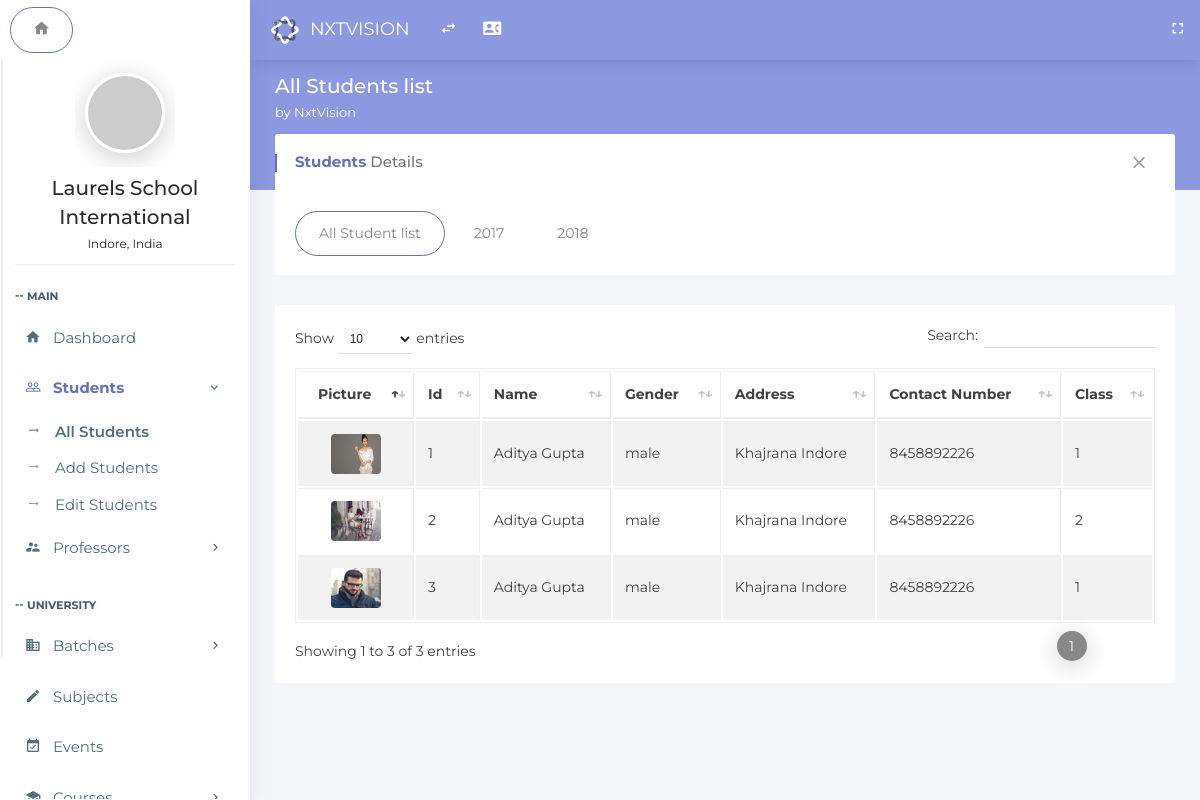
The page /index.php/students/all_students on the database its author committed.
### tables this page shows
CREATE TABLE `student_admission` (
  `Id` int(11) NOT NULL,
  `adm_date` date NOT NULL,
  `stud_name` text NOT NULL,
  `father_name` text NOT NULL,
  `mother_name` text NOT NULL,
  `father_number` text NOT NULL,
  `mother_number` text NOT NULL,
  `current_address` text NOT NULL,
  `perma_address` text NOT NULL,
  `father_email` text NOT NULL,
  `stud_dob` date NOT NULL,
  `stud_gender` text NOT NULL,
  `stud_blood_group` text NOT NULL,
  `stud_caste` text NOT NULL,
  `city` text NOT NULL,
  `state` text NOT NULL,
  `perma_address_pin` int(7) NOT NULL,
  `stud_email` text NOT NULL,
  `stud_phone` text NOT NULL,
  `photo` text NOT NULL,
  `father_o_number` text NOT NULL,
  `mother_o_number` text NOT NULL,
  `password` text NOT NULL,
  `class_id` int(11) NOT NULL,
  `year_id` int(11) NOT NULL,
  `currrent_address_pin` int(7) NOT NULL
);

### application/controllers/Students.php (called while the page is built, shortened)
<?php
class Students extends MY_Controller
{
    public function all_students()
    {
        $this->load->model('Student_all_model', '_student');
        $data['details']=$this->_student->get_all_students();
        $this->load->view('students-all', $data);
    }
}

### index.php (called while the page is built, shortened)
<?php
require_once BASEPATH.'core/CodeIgniter.php';

### application/models/Student_all_model.php (called while the page is built, shortened)
<?php
class Student_all_model extends CI_Model
{
    public function get_all_students()
    {
        $query = $this->db->get('student_admission');
        return $query;
    }
}

### application/views/students-all.php (the view, shortened to what this page needs)
<!doctype html>
<html class="no-js " lang="en">
<head>
<link rel="stylesheet" href="../assets/plugins/bootstrap/css/bootstrap.min.css">
<link rel="stylesheet" href="../assets/plugins/jquery-datatable/dataTables.bootstrap4.min.css">
<link rel="stylesheet" href="../assets/css/main.css">
<link rel="stylesheet" href="../assets/css/color_skins.css">
</head>
<body class="<?php echo $theme;?>">
<nav class="navbar p-l-5 p-r-5">
    <ul class="nav navbar-nav navbar-left">
        <li>
            <div class="navbar-header">
                <a class="navbar-brand" href="<?php echo site_url('dashboard');?>"><img src="../assets/images/logo.svg" width="30" alt="Oreo"><span class="m-l-10"><?php echo $company_name;?></span></a>
            </div>
        </li>
        <li><a href="javascript:void(0);" class="ls-toggle-btn" data-close="true"><i class="zmdi zmdi-swap"></i></a></li>
        <li><a href="contact.html" title="Contact List"><i class="zmdi zmdi-account-box-phone"></i></a></li>
        <li class="float-right">
            <a href="javascript:void(0);" class="fullscreen hidden-sm-down" data-provide="fullscreen" data-close="true"><i class="zmdi zmdi-fullscreen"></i></a>
        </li>
    </ul>
</nav>
<?php include 'leftside.php';?>
<section class="content">
    <div class="block-header">
        <div class="row">
            <div class="col-lg-7 col-md-6 col-sm-12">
                <h2>All Students list
                <small><?php echo $welcome_string;?></small>
                </h2>
            </div>
        </div>
    </div>
    <div class="container-fluid">
        <div class="row clearfix">
            <div class="col-lg-12">
                <div class="card">
                    <div class="header">
                        <h2><strong>Students </strong> Details</h2>
                        <ul class="header-dropdown">
                            <li class="remove">
                                <a role="button" class="boxs-close"><i class="zmdi zmdi-close"></i></a>
                            </li>
                        </ul>
                    </div>
                    <div class="body">
                        <ul class="nav nav-tabs padding-0">
                            <li class="nav-item"><a class="nav-link active" data-toggle="tab" href="#librarylist">All Student list</a></li>
                            <li class="nav-item"><a class="nav-link" data-toggle="tab" href="#addlibrary">2017</a></li>
                            <li class="nav-item"><a class="nav-link" data-toggle="tab" href="#addlibrary">2018</a></li>
                        </ul>
                    </div>
                </div>
                <div class="tab-content">
                    <div class="tab-pane active" id="librarylist">
                        <div class="card">
                            <div class="body table-responsive">
                                <table class="table table-bordered table-striped table-hover js-basic-example dataTable">
                                    <thead>
                                        <tr>
                                            <th align="center">&nbsp;&nbsp;Picture</th>
                                            <th align="center">Id</th>
                                            <th align="center">Name</th>
                                            <th align="center">Gender</th>
                                            <th align="center">Address</th>
                                            <th align="center">Contact Number</th>
                                            <th align="center">Class</th>
                                        </tr>
                                    </thead>
                                    <tbody>
                      <?php
                      foreach ($details->result() as $row) {
                          ?><tr class="clickable-row" data-href="<?php echo site_url('profile/' . $row->Id);?>" style="cursor: pointer">
                              <td align="center"><span class="list-icon"><img class="rounded" src="<?php echo $row->photo; ?>" height="40" width="50" alt="laurels school"></span></td>
                              <td><?php echo $row->Id; ?></td>
                              <td><?php echo $row->stud_name; ?></td>
                              <td><?php echo $row->stud_gender; ?></td>
                              <td><?php echo $row->perma_address; ?></td>
                              <td><?php echo $row->stud_phone; ?></td>
                              <td><?php echo $row->class_id; ?></td>
                          </tr>
                      <?php
                      }
                      ?>
                                    </tbody>
                                </table>
                            </div>
                        </div>
                    </div>
                </div>
            </div>
        </div>
    </div>
</section>
</body>
</html>

### assets/css/color_skins.css (style rules this page uses)
.theme-purple .block-header h2 { color: #fff }
.theme-purple .block-header h2 small { color: #fff }
.theme-purple section.content:before { background-color: #8c99e0 }
.theme-purple .navbar, .theme-purple .page-loader-wrapper { background: #8c99e0 }
.theme-purple .nav-tabs .nav-link.active { border: 1px solid #6572b8 !important }
.theme-purple .card .header h2:before { background: #6572b8 }
.theme-purple .card .header h2 strong { color: #6572b8 }

### rows shown on the page
student_admission: photo (picture), Id "1", stud_name "Aditya Gupta", stud_gender "male", perma_address "Khajrana Indore", stud_phone "8458892226", class "1"
student_admission: photo (picture), Id "2", stud_name "Aditya Gupta", stud_gender "male", perma_address "Khajrana Indore", stud_phone "8458892226", class "2"
student_admission: photo (picture), Id "3", stud_name "Aditya Gupta", stud_gender "male", perma_address "Khajrana Indore", stud_phone "8458892226", class "1"

### other values the page prints
$company_name "NXTVISION"
$schoolname "Laurels School International"
$schoollocation "Indore, India"
$welcome_string "by NxtVision"
